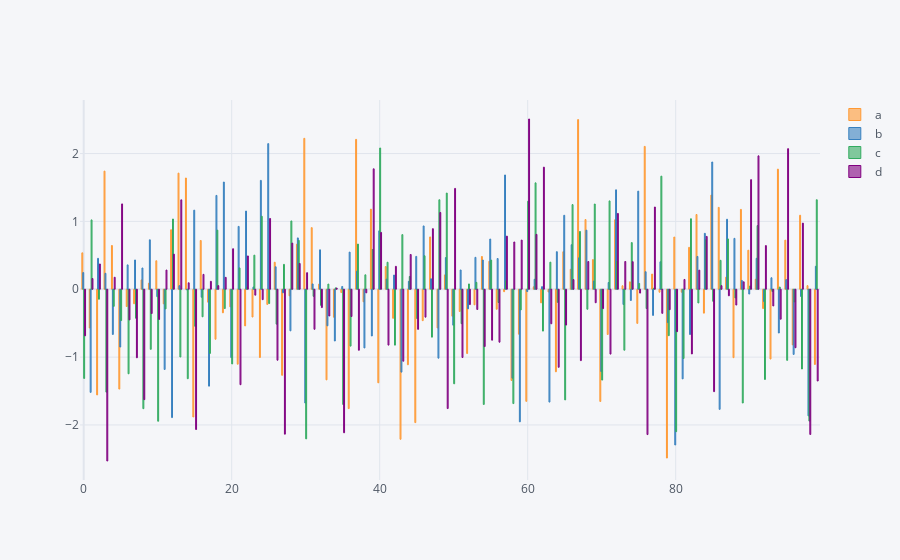

The notebook cell this image was saved under:
### Code cell
df.iplot(kind="bar",bargap=0.5)
